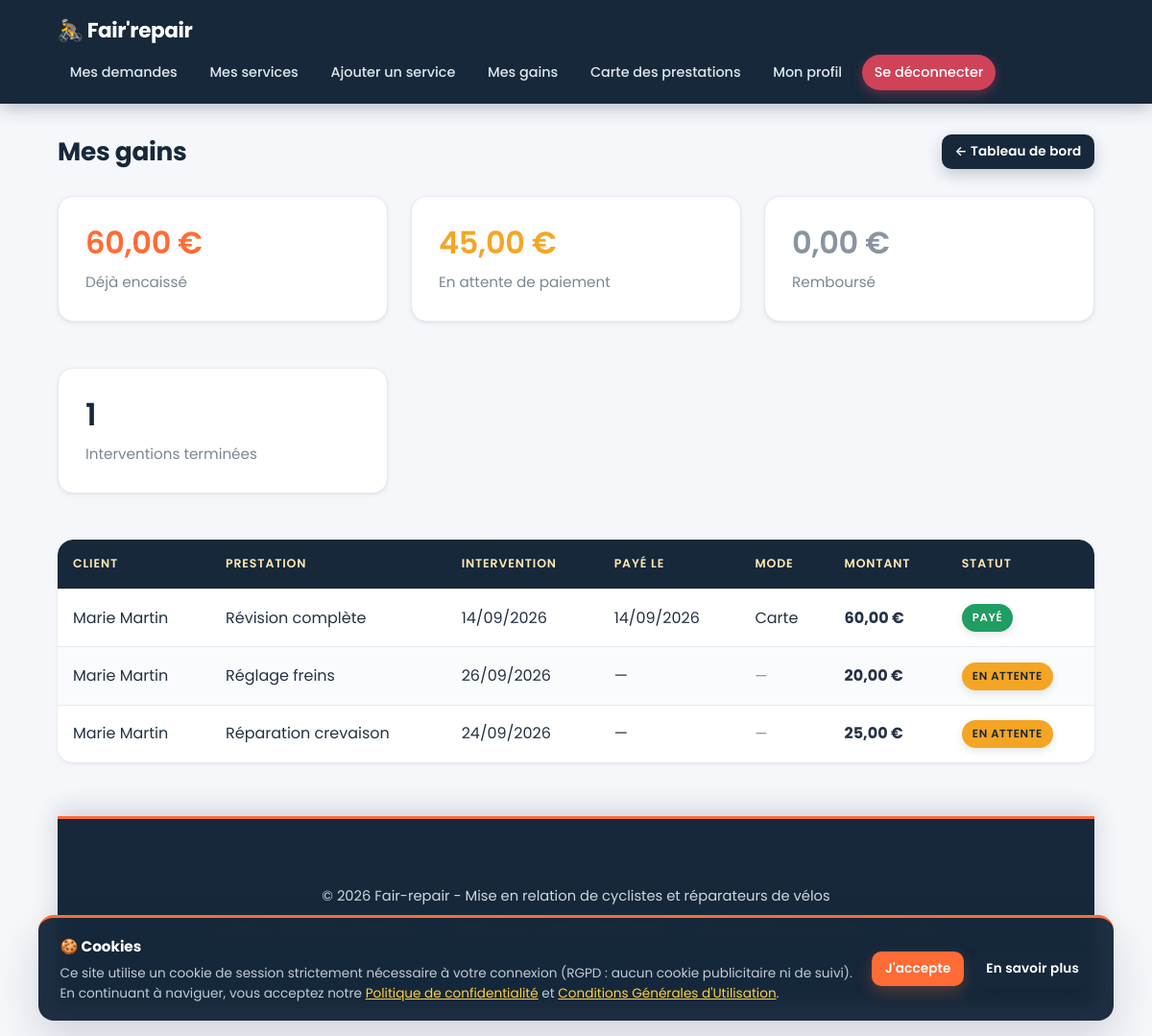
The page /mes_gains.php (signed in) on the database its author committed.
### tables this page shows
CREATE TABLE `paiements` (
  `id` int unsigned NOT NULL AUTO_INCREMENT,
  `reservation_id` int unsigned NOT NULL,
  `montant` decimal(10,2) NOT NULL,
  `date_paiement` datetime DEFAULT NULL,
  `statut` enum('en_attente','paye','rembourse') NOT NULL DEFAULT 'en_attente',
  `mode_reglement` enum('carte','especes','virement') DEFAULT NULL,
  `created_at` timestamp NULL DEFAULT CURRENT_TIMESTAMP,
  PRIMARY KEY (`id`),
  UNIQUE KEY `uq_paiement_reservation` (`reservation_id`),
  KEY `idx_statut` (`statut`),
  CONSTRAINT `fk_paiement_reservation` FOREIGN KEY (`reservation_id`) REFERENCES `reservations` (`id`) ON DELETE CASCADE
);

CREATE TABLE `users` (
  `id` int unsigned NOT NULL AUTO_INCREMENT,
  `prenom` varchar(100) NOT NULL,
  `nom` varchar(100) NOT NULL,
  `adresse` varchar(255) NOT NULL,
  `code_postal` varchar(10) NOT NULL,
  `ville` varchar(100) NOT NULL,
  `email` varchar(190) NOT NULL,
  `telephone` varchar(20) NOT NULL,
  `mot_de_passe` varchar(255) NOT NULL,
  `reset_token` varchar(255) DEFAULT NULL,
  `reset_expires` datetime DEFAULT NULL,
  `role` enum('client','reparateur') NOT NULL DEFAULT 'client',
  `latitude` decimal(10,7) DEFAULT NULL,
  `longitude` decimal(10,7) DEFAULT NULL,
  `created_at` timestamp NULL DEFAULT CURRENT_TIMESTAMP,
  `updated_at` timestamp NULL DEFAULT CURRENT_TIMESTAMP ON UPDATE CURRENT_TIMESTAMP,
  PRIMARY KEY (`id`),
  UNIQUE KEY `email` (`email`),
  KEY `idx_role` (`role`),
  KEY `idx_ville` (`ville`)
);

CREATE TABLE `services` (
  `id` int unsigned NOT NULL AUTO_INCREMENT,
  `user_id` int unsigned NOT NULL,
  `titre` varchar(150) NOT NULL,
  `description` text NOT NULL,
  `tarif` decimal(10,2) NOT NULL,
  `rayon` int unsigned NOT NULL DEFAULT '10',
  `image` varchar(255) DEFAULT NULL,
  `created_at` timestamp NULL DEFAULT CURRENT_TIMESTAMP,
  `updated_at` timestamp NULL DEFAULT CURRENT_TIMESTAMP ON UPDATE CURRENT_TIMESTAMP,
  PRIMARY KEY (`id`),
  KEY `idx_user` (`user_id`),
  CONSTRAINT `fk_services_user` FOREIGN KEY (`user_id`) REFERENCES `users` (`id`) ON DELETE CASCADE
);

CREATE TABLE `reservations` (
  `id` int unsigned NOT NULL AUTO_INCREMENT,
  `client_id` int unsigned NOT NULL,
  `service_id` int unsigned NOT NULL,
  `adresse` varchar(255) NOT NULL,
  `code_postal` varchar(10) NOT NULL,
  `ville` varchar(100) NOT NULL,
  `date_intervention` date NOT NULL,
  `heure_intervention` time NOT NULL,
  `type` enum('immediate','planifiee') NOT NULL DEFAULT 'planifiee',
  `statut` enum('en_attente','confirmee','annulee','terminee') NOT NULL DEFAULT 'en_attente',
  `montant` decimal(10,2) NOT NULL,
  `created_at` timestamp NULL DEFAULT CURRENT_TIMESTAMP,
  `updated_at` timestamp NULL DEFAULT CURRENT_TIMESTAMP ON UPDATE CURRENT_TIMESTAMP,
  PRIMARY KEY (`id`),
  KEY `idx_client` (`client_id`),
  KEY `idx_service` (`service_id`),
  KEY `idx_statut` (`statut`),
  CONSTRAINT `fk_reserv_client` FOREIGN KEY (`client_id`) REFERENCES `users` (`id`) ON DELETE CASCADE,
  CONSTRAINT `fk_reserv_service` FOREIGN KEY (`service_id`) REFERENCES `services` (`id`) ON DELETE CASCADE
);

### mes_gains.php (the view, shortened to what this page needs)
<?php
require_once 'db.php';
$reparateur_id = (int) $_SESSION['user_id'];
function somme_statut(PDO $pdo, int $reparateur_id, string $statut): float
{
    $stmt = $pdo->prepare("
        SELECT COALESCE(SUM(p.montant), 0)
        FROM paiements p
        JOIN reservations r ON p.reservation_id = r.id
        JOIN services s ON r.service_id = s.id
        WHERE s.user_id = ? AND p.statut = ?
    ");
    $stmt->execute([$reparateur_id, $statut]);
    return (float) $stmt->fetchColumn();
}
$gains_payes       = somme_statut($pdo, $reparateur_id, 'paye');
$gains_attente     = somme_statut($pdo, $reparateur_id, 'en_attente');
$gains_rembourses  = somme_statut($pdo, $reparateur_id, 'rembourse');
$stmt = $pdo->prepare("
    SELECT COUNT(*) FROM reservations r
    JOIN services s ON r.service_id = s.id
    WHERE s.user_id = ? AND r.statut = 'terminee'
");
$stmt->execute([$reparateur_id]);
$nb_terminees = (int) $stmt->fetchColumn();
$stmt = $pdo->prepare("
    SELECT p.id, p.montant, p.date_paiement, p.statut AS paiement_statut,
           p.mode_reglement, s.titre, r.date_intervention,
           u.prenom AS client_prenom, u.nom AS client_nom
    FROM paiements p
    JOIN reservations r ON p.reservation_id = r.id
    JOIN services s ON r.service_id = s.id
    JOIN users u ON r.client_id = u.id
    WHERE s.user_id = ?
    ORDER BY p.date_paiement DESC, p.id DESC
");
$stmt->execute([$reparateur_id]);
$paiements = $stmt->fetchAll();
require_once 'header.php';
?>
<div class="top-bar">
    <h1>Mes gains</h1>
    <a href="dashboard.php" class="btn btn-secondary btn-sm">← Tableau de bord</a>
</div>
<div class="grid" style="margin-bottom: 1.5rem;">
    <div class="card">
        <h3 style="font-size: 2rem; color: var(--primary);"><?= number_format($gains_payes, 2, ',', ' ') ?> €</h3>
        <p class="muted">Déjà encaissé</p>
    </div>
    <div class="card">
        <h3 style="font-size: 2rem; color: var(--warning);"><?= number_format($gains_attente, 2, ',', ' ') ?> €</h3>
        <p class="muted">En attente de paiement</p>
    </div>
    <div class="card">
        <h3 style="font-size: 2rem; color: var(--gray);"><?= number_format($gains_rembourses, 2, ',', ' ') ?> €</h3>
        <p class="muted">Remboursé</p>
    </div>
    <div class="card">
        <h3 style="font-size: 2rem;"><?= $nb_terminees ?></h3>
        <p class="muted">Interventions terminées</p>
    </div>
</div>
<?php if (empty($paiements)): ?>
    <div class="empty-message">Aucun paiement enregistré pour le moment.</div>
<?php else: ?>
    <div class="table-wrap">
        <table>
            <thead>
                <tr>
                    <th>Client</th>
                    <th>Prestation</th>
                    <th>Intervention</th>
                    <th>Payé le</th>
                    <th>Mode</th>
                    <th>Montant</th>
                    <th>Statut</th>
                </tr>
            </thead>
            <tbody>
                <?php foreach ($paiements as $p): ?>
                    <tr>
                        <td><?= htmlspecialchars($p['client_prenom'] . ' ' . $p['client_nom']) ?></td>
                        <td><?= htmlspecialchars($p['titre']) ?></td>
                        <td><?= date('d/m/Y', strtotime($p['date_intervention'])) ?></td>
                        <td><?= $p['date_paiement'] ? date('d/m/Y', strtotime($p['date_paiement'])) : '—' ?></td>
                        <td>
                            <?= $p['mode_reglement']
                                ? htmlspecialchars(ucfirst(htmlspecialchars_decode($p['mode_reglement'])))
                                : '<span class="muted">—</span>' ?>
                        </td>
                        <td><strong><?= number_format((float)$p['montant'], 2, ',', ' ') ?> €</strong></td>
                        <td>
                            <span class="badge st-<?= htmlspecialchars($p['paiement_statut']) ?>">
                                <?= $p['paiement_statut'] === 'paye' ? 'Payé'
                                   : ($p['paiement_statut'] === 'rembourse' ? 'Remboursé' : 'En attente') ?>
                            </span>
                        </td>
                    </tr>
                <?php endforeach; ?>
            </tbody>
        </table>
    </div>
<?php endif; ?>
<?php require_once 'footer.php'; ?>

### style.css (style rules this page uses)
:root { --primary: #ff6b35; --primary-hover: #e8571f; --primary-soft: rgba(255, 107, 53, 0.12); --secondary: #16283a; --secondary-hover: #0e1c2b; --accent: #ffd23f; --bg-color: #f5f7fa; --card-bg: #ffffff; --text-color: #243244; --text-muted: #7b8794; --border-color: #e6eaef; --danger: #e0455a; --warning: #f5a524; --info: #2f9fd0; --success: #1f9d63; --gray: #8a94a0; --radius: 16px; --radius-sm: 10px; --shadow-sm: 0 1px 2px rgba(22, 40, 58, .05), 0 2px 6px rgba(22, 40, 58, .05); --shadow-md: 0 8px 22px rgba(22, 40, 58, .09); --shadow-lg: 0 20px 45px rgba(22, 40, 58, .16); --transition: .2s cubic-bezier(.4, 0, .2, 1); }
* { box-sizing: border-box; margin: 0; padding: 0; font-family: 'Poppins', 'Segoe UI', system-ui, -apple-system, sans-serif; }
html { scroll-behavior: smooth; }
body { background-color: var(--bg-color); color: var(--text-color); line-height: 1.65; -webkit-font-smoothing: antialiased; text-rendering: optimizeLegibility; }
h1, h2, h3, h4 { color: var(--secondary); font-weight: 600; line-height: 1.25; letter-spacing: -.01em; }
a { color: var(--info); text-decoration: none; transition: color var(--transition); }
.top-bar { display: flex; justify-content: space-between; align-items: center; gap: 1rem; flex-wrap: wrap; margin-bottom: 1.75rem; }
.top-bar h1 { font-size: 1.65rem; font-weight: 700; }
.grid { display: grid; grid-template-columns: repeat(auto-fit, minmax(275px, 1fr)); gap: 1.5rem; }
.card, .welcome-card { position: relative; background: var(--card-bg); padding: 1.75rem; border-radius: var(--radius); border: 1px solid var(--border-color); box-shadow: var(--shadow-sm); margin-bottom: 1.5rem; overflow: hidden; transition: transform var(--transition), box-shadow var(--transition), border-color var(--transition); }
.card h3 { font-size: 1.15rem; font-weight: 600; margin-bottom: .5rem; }
.card p { font-size: .95rem; }
.btn { display: inline-block; padding: .72rem 1.35rem; background-color: var(--primary); color: #fff; border: none; border-radius: var(--radius-sm); font-weight: 600; font-size: .95rem; letter-spacing: .01em; cursor: pointer; text-align: center; text-decoration: none; box-shadow: 0 6px 16px rgba(255, 107, 53, .28); transition: background var(--transition), transform var(--transition), box-shadow var(--transition); }
.btn-sm { padding: .42rem .85rem; font-size: .85rem; }
.btn-secondary { background-color: var(--secondary); box-shadow: 0 6px 16px rgba(22, 40, 58, .22); }
.table-wrap { overflow-x: auto; border-radius: var(--radius); box-shadow: var(--shadow-sm); background: var(--card-bg); margin-bottom: 1.25rem; -webkit-overflow-scrolling: touch; }
table { width: 100%; border-collapse: collapse; background: var(--card-bg); border-radius: var(--radius); overflow: hidden; }
th, td { padding: .95rem 1rem; text-align: left; border-bottom: 1px solid var(--border-color); vertical-align: middle; }
th { background-color: var(--secondary); color: #ffe9b3; font-weight: 600; font-size: .78rem; text-transform: uppercase; letter-spacing: .07em; white-space: nowrap; }
tbody tr:nth-child(even) td { background-color: #fafbfc; }
tr:last-child td { border-bottom: none; }
.badge, .role-badge { display: inline-block; padding: .3rem .7rem; border-radius: 999px; font-size: .73rem; font-weight: 600; letter-spacing: .05em; text-transform: uppercase; color: #fff; white-space: nowrap; box-shadow: 0 3px 8px rgba(22, 40, 58, .12); }
.st-en_attente { background-color: var(--warning); color: var(--secondary); }
.badge-paye, .st-paye { background-color: var(--success); }
.muted { color: var(--text-muted); font-size: .9rem; }

### rows shown on the page
paiements: users.prenom+nom "Marie Martin", services.titre "Révision complète", reservation.date_intervention "14/09/2026", date_paiement "14/09/2026", mode_reglement "Carte", montant "60,00", statut "PAYÉ"
paiements: users.prenom+nom "Marie Martin", services.titre "Réglage freins", reservation.date_intervention "26/09/2026", montant "20,00", statut "EN ATTENTE"
paiements: users.prenom+nom "Marie Martin", services.titre "Réparation crevaison", reservation.date_intervention "24/09/2026", montant "25,00", statut "EN ATTENTE"

### other values the page prints
$gains_payes "60,00"
$gains_attente "45,00"
$gains_rembourses "0,00"
$nb_terminees "1"
